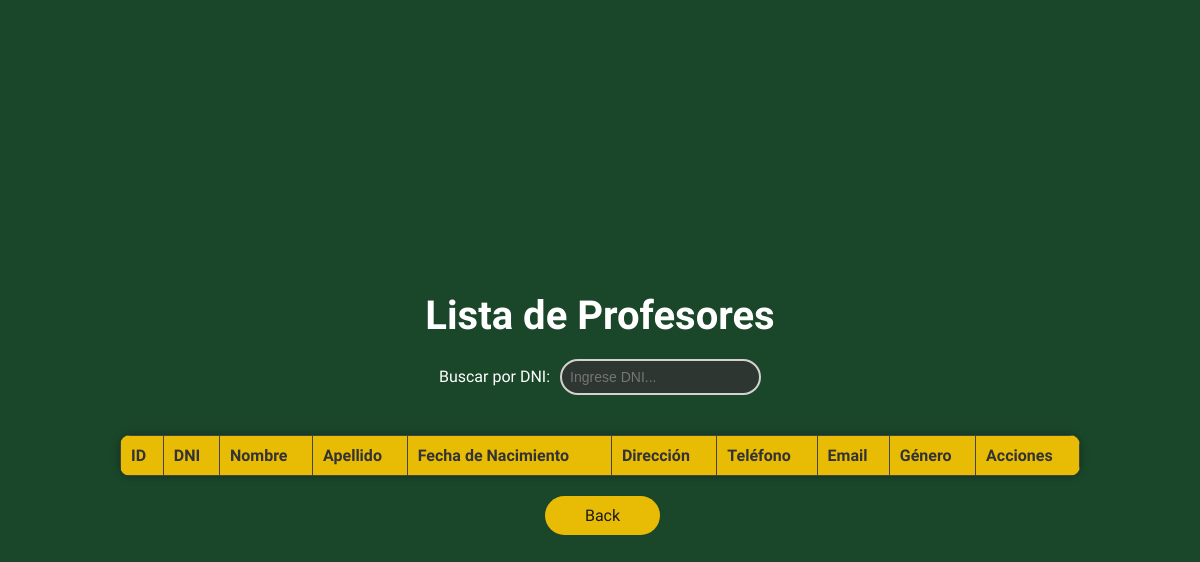
/profesores, run on an earlier commit of the app's database.
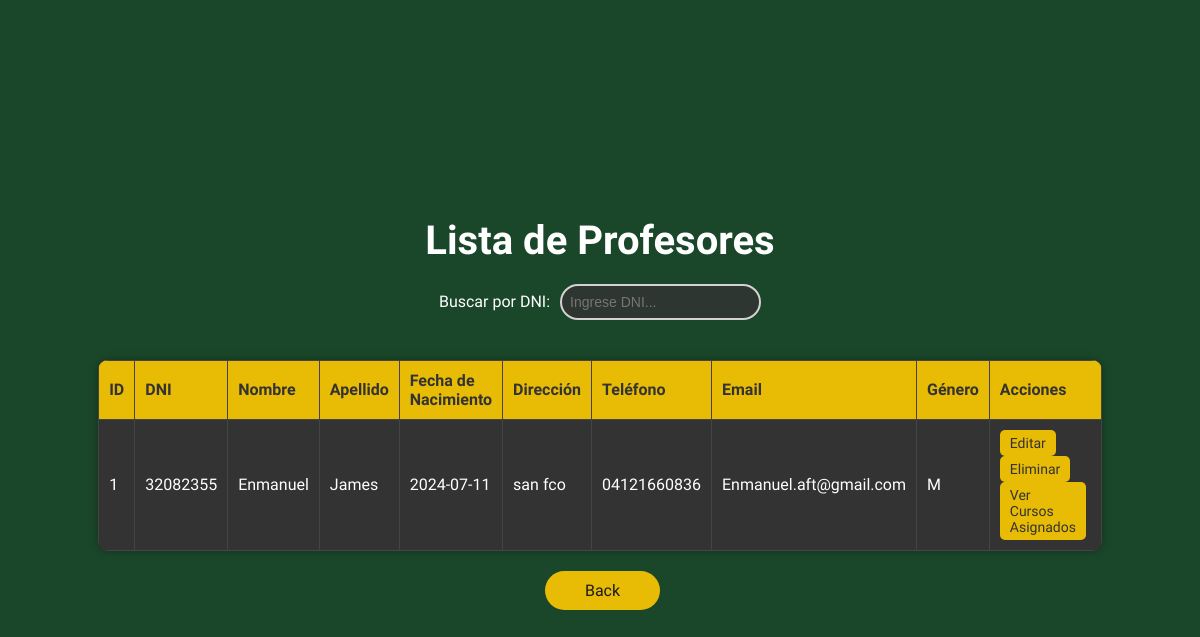
And on a later commit of the database.
### tables this page shows
CREATE TABLE Profesor (
    id_profesor INTEGER PRIMARY KEY AUTOINCREMENT,
    dni_profesor VARCHAR(20) UNIQUE NOT NULL,
    nombre VARCHAR(100) NOT NULL,
    apellido VARCHAR(100) NOT NULL,
    fecha_nacimiento DATE NOT NULL,
    direccion VARCHAR(255) NOT NULL,
    telefono VARCHAR(20) NOT NULL,
    email VARCHAR(100) UNIQUE NOT NULL,
    genero CHAR(1) CHECK(genero IN ('M', 'F'))
);

### app/views_P.py (the view)
@app.route('/profesores')
def profesores():
    conn = get_db()
    cursor = conn.execute('SELECT * FROM Profesor')
    profesores = cursor.fetchall()
    conn.close()
    return render_template('profesores.html', profesores=profesores)

### app/views_P.py (called while the page is built)
def get_db():
    db = getattr(g, '_database', None)
    if db is None:
        db = g._database = sqlite3.connect(DATABASE)
        db.row_factory = sqlite3.Row
    return db

@app.teardown_appcontext
def close_connection(exception):
    db = getattr(g, '_database', None)
    if db is not None:
        db.close()

### app/templates/profesores.html (shortened to what this page needs)
<!DOCTYPE html>
<html lang="es">
<head>
</head>
<body>
    <h1>Lista de Profesores</h1>
    <div class="search-bar">
        <label for="search" class="search-label">Buscar por DNI:</label>
        <input type="text" id="search" class="search-input" onkeyup="filterProfessors()" placeholder="Ingrese DNI...">
    </div>
    <table id="professors-table">
        <tr>
            <th>ID</th>
            <th>DNI</th>
            <th>Nombre</th>
            <th>Apellido</th>
            <th>Fecha de Nacimiento</th>
            <th>Dirección</th>
            <th>Teléfono</th>
            <th>Email</th>
            <th>Género</th>
            <th>Acciones</th>
        </tr>
        {% for profesor in profesores %}
        <tr id="profesor-{{ profesor.id_profesor }}">
            <td>{{ profesor.id_profesor }}</td>
            <td>{{ profesor.dni_profesor }}</td>
            <td>{{ profesor.nombre }}</td>
            <td>{{ profesor.apellido }}</td>
            <td>{{ profesor.fecha_nacimiento }}</td>
            <td>{{ profesor.direccion }}</td>
            <td>{{ profesor.telefono }}</td>
            <td>{{ profesor.email }}</td>
            <td>{{ profesor.genero }}</td>
            <td>
                <a href="{{ url_for('edit_profesor', id=profesor.id_profesor) }}" class="button">Editar</a>
                <form method="POST" action="{{ url_for('delete_profesor', id=profesor.id_profesor) }}" style="display: inline;">
                    <button type="submit" class="button" onclick="return confirm('¿Estás seguro de eliminar este profesor?')">Eliminar</button>
                </form>
                <a href="{{ url_for('profesor_cursos', id=profesor.id_profesor) }}" class="button">Ver Cursos Asignados</a>
            </td>
        </tr>
        {% endfor %}
    </table>
    <div class="button-container">
        <a href="{{ url_for('index') }}" class="button button-back">Back</a>
    </div>
</body>
</html>

What changed in the data, as far as the page shows it:
added Profesor: id_profesor "1", dni_profesor "32082355", nombre "Enmanuel", apellido "James", fecha_nacimiento "2024-07-11", direccion "san fco", telefono "04121660836", email "Enmanuel.aft@gmail.com", genero "M"
